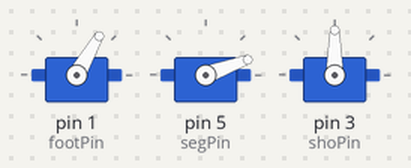
This sketch was run on a simulated Arduino Uno, built with avr-gcc and run on an emulated ATmega328P. Shown: 3 × servo.

Above: at 0.05 s.
At 0.55 s:
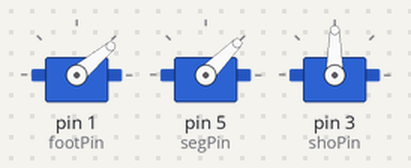
At 0.8 s:
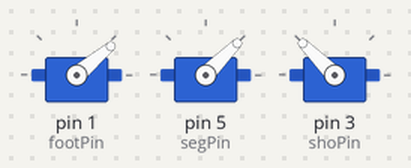
At 1.05 s:
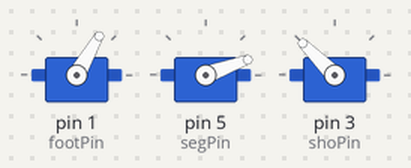
Timing chart, 0 to 3.0 s (numbered marks = the images above):
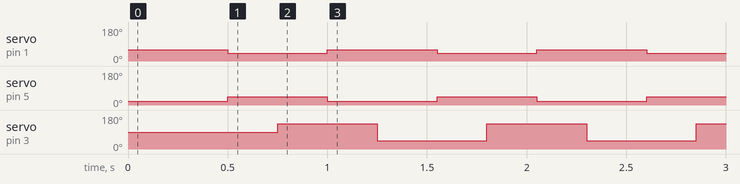

Measured:
- by itself, servo on pin 1 (footPin): alternates 60° for 0.55 s and 40° for 0.50 s
- by itself, servo on pin 5 (segPin): alternates 45° for 0.50 s and 20° for 0.55 s
- by itself, servo on pin 3 (shoPin): alternates 135° for 0.50 s and 45° for 0.55 s

The sketch:

Walk_Backward_Single_Leg.ino
```cpp
#include <Servo.h>

Servo foot;
Servo segment;
Servo shoulder;

const int footPin = 1;
const int segPin = 5;
const int shoPin = 3;

const int footStand = 60;
const int footLift = 40;
const int segStand = 20;
const int segLift = 45;
const int shoRest = 90;
const int shoForward = 45;
const int shoBack = 135;

void setup() {
  foot.attach(footPin); //lower pos = 0; middle pos = 115; upper pos = 180
  segment.attach(segPin); //lower pos = 0; middle pos = 45; upper pos = 180
  shoulder.attach(shoPin); //left pos = 180; middle pos = 90; right pos = 0
}

void loop() {
  //Stand (initial)
  foot.write(footStand);
  segment.write(segStand);
  shoulder.write(shoRest);
  delay(500);

  while(1){
    //Lift
    foot.write(footLift);
    segment.write(segLift);
    delay(250);

    //Rotate
    shoulder.write(shoBack);
    delay(250);

    //Lower
    foot.write(footStand);
    segment.write(segStand);
    delay(250);

    //Walk
    shoulder.write(shoForward);
    delay(300);
  }
}
```
